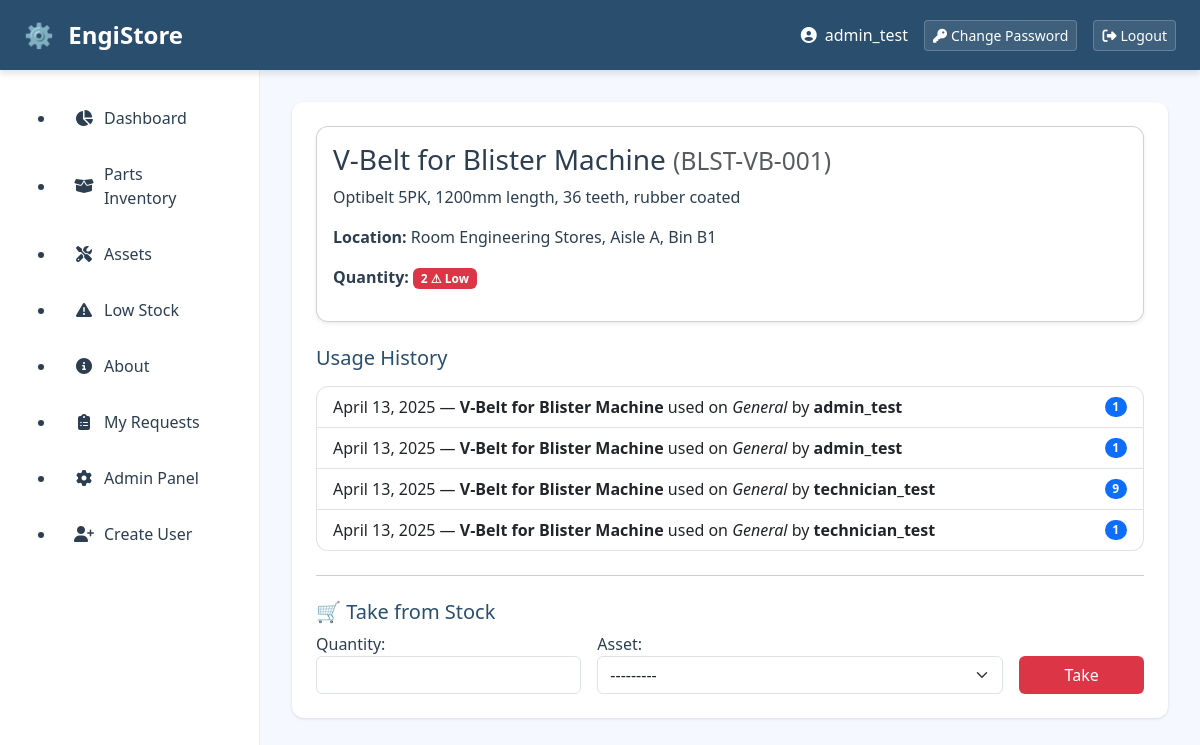
/inventory/1/ (signed in), run on the app's committed database.
### inventory/models.py (models this page shows, shortened)
class Part(models.Model):
    name = models.CharField(max_length=200)
    part_number = models.CharField(max_length=100, unique=True)
    category = models.ForeignKey(
        Category,
        on_delete=models.SET_NULL,
        null=True,
        blank=True
    )
    description = models.TextField(blank=True)
    room = models.CharField(max_length=50)
    aisle = models.CharField(max_length=50)
    bin_number = models.CharField(max_length=50)
    quantity = models.PositiveIntegerField(default=0)
    reorder_threshold = models.PositiveIntegerField(default=5)
    date_added = models.DateTimeField(auto_now_add=True)

### assets/models.py (models this page shows, shortened)
class PartUsage(models.Model):
    asset = models.ForeignKey(Asset, on_delete=models.CASCADE)
    part = models.ForeignKey(Part, on_delete=models.CASCADE)
    quantity_used = models.PositiveIntegerField()
    used_on = models.DateField(auto_now_add=True)
    taken_by = models.ForeignKey(
        User,
        on_delete=models.SET_NULL,
        null=True,
        blank=True
    )

class Asset(models.Model):
    name = models.CharField(max_length=200)
    code = models.CharField(max_length=100, unique=True)
    description = models.TextField(blank=True)
    def __str__(self):
        return self.name

### inventory/views.py (the view, shortened to what this page needs)
# urls.py: path('<int:pk>/', views.part_detail, name='part_detail'),
@login_required
@require_http_methods(["GET", "POST"])
def part_detail(request, pk):
    part = get_object_or_404(Part, pk=pk)
    usage_logs = PartUsage.objects.filter(
        part=part
    ).order_by('-used_on')
    general_asset, _ = Asset.objects.get_or_create(
        name="General",
        code="GEN-000",
        defaults={"description": "Used when not linked to an asset"}
    )
    asset_queryset = Asset.objects.exclude(
        pk=general_asset.pk
    ) | Asset.objects.filter(pk=general_asset.pk)
    can_take_part = (
        is_technician(request.user) or
        is_manager(request.user) or
        is_admin(request.user)
    )
    form = TakePartForm()
    form.fields['asset'].queryset = asset_queryset
    return render(request, 'inventory/part_detail.html', {
        'part': part,
        'usage_logs': usage_logs,
        'form': form,
        'can_take_part': can_take_part,
    })

### inventory/views.py
class TakePartForm(forms.Form):
    quantity = forms.IntegerField(
        min_value=1,
        widget=forms.NumberInput(attrs={'class': 'form-control'})
    )
    asset = forms.ModelChoiceField(
        queryset=Asset.objects.all(),
        widget=forms.Select(attrs={'class': 'form-select'})
    )

### engistore/context_processors.py (called while the page is built)
def global_debug(request):
    return {
        'debug': settings.DEBUG,
    }

### utils/permissions.py (called while the page is built)
def is_technician(user):
    return user.groups.filter(name="Technician").exists()

def is_manager(user):
    return user.groups.filter(name="Manager").exists()

def is_admin(user):
    return user.groups.filter(name="Admin").exists() or user.is_superuser

### templates/inventory/part_detail.html (shortened to what this page needs)
{% extends 'base.html' %}
{% load static %}
{% block content %}
<div class="card mb-4 shadow-sm" style="border-radius: var(--border-radius); box-shadow: var(--shadow-sm); background: white;">
  <div class="card-body" style="color: var(--dark-text);">
    <h3 class="card-title">
      {{ part.name }}
      <small class="text-muted">({{ part.part_number }})</small>
    </h3>
    <p class="card-text">
      {{ part.description|default:"No description." }}
    </p>
    <p>
      <strong>Location:</strong>
      Room {{ part.room }}, Aisle {{ part.aisle }}, Bin {{ part.bin_number }}
    </p>
    <p>
      <strong>Quantity:</strong>
      {% if part.quantity <= part.reorder_threshold %}
        <span class="badge bg-danger" style="background-color: var(--danger-red);">
          {{ part.quantity }} ⚠ Low
        </span>
      {% else %}
        <span class="badge bg-success" style="background-color: var(--success-green);">
          {{ part.quantity }}
        </span>
      {% endif %}
    </p>
  </div>
</div>
<h5 class="mb-3" style="color: var(--primary-blue);">Usage History</h5>
{% if usage_logs %}
  <ul class="list-group mb-4" style="border-radius: var(--border-radius);">
    {% for usage in usage_logs %}
      <li class="list-group-item d-flex justify-content-between align-items-center">
        <div>
          {{ usage.used_on }} —
          <strong>{{ usage.part.name }}</strong>
          used on <em>{{ usage.asset.name }}</em>
          {% if usage.taken_by %}
            by <strong>{{ usage.taken_by.username }}</strong>
          {% else %}
            by <span class="text-muted">Unknown</span>
          {% endif %}
        </div>
        <span class="badge bg-primary rounded-pill" style="background-color: var(--accent-blue);">
          {{ usage.quantity_used }}
        </span>
      </li>
    {% endfor %}
  </ul>
{% else %}
  <p class="text-muted mb-4">
    This part has not been used on any assets yet.
  </p>
{% endif %}
{% if can_take_part %}
  <hr class="my-4">
  <h5 style="color: var(--primary-blue);">🛒 Take from Stock</h5>
  {% if part.quantity > 0 %}
    <form method="post" class="row g-3" id="take-part-form">
      <div class="col-md-4">
        {{ form.quantity.label_tag }} {{ form.quantity }}
      </div>
      <div class="col-md-6">
        {{ form.asset.label_tag }} {{ form.asset }}
      </div>
      <div class="col-md-2 d-grid">
        <button type="submit" class="btn mt-4" style="background-color: var(--danger-red); color: white;">
          Take
        </button>
      </div>
    </form>
  {% else %}
    <p class="text-danger">Out of stock — cannot take any more.</p>
  {% endif %}
{% endif %}
{% endblock %}

### templates/base.html (shortened to what this page needs)
{% load static %}
<!DOCTYPE html>
<html lang="en">
<head>
  <link href="https://cdn.jsdelivr.net/npm/bootstrap@5.3.3/dist/css/bootstrap.min.css" rel="stylesheet">
  <link rel="stylesheet" href="https://cdnjs.cloudflare.com/ajax/libs/font-awesome/6.4.0/css/all.min.css">
  <link rel="stylesheet" href="{% static 'styles.css' %}">
</head>
<body class="dashboard-layout">
  <div class="container-fluid g-0">
    <nav class="top-navbar px-4" aria-label="Main navigation">
      <div class="d-flex justify-content-between align-items-center h-100">
        <a href="{% url 'dashboard' %}" class="brand-logo">
          <span class="logo-icon">⚙️</span> EngiStore
        </a>
        {% if user.is_authenticated %}
        <div class="user-controls d-flex align-items-center gap-3">
          <div class="user-profile">
            <i class="fas fa-user-circle me-2"></i>{{ user.username }}
          </div>
          <a href="{% url 'password_change' %}" class="btn btn-sm btn-actions">
            <i class="fas fa-key me-1"></i>Change Password
          </a>
          <form method="post" action="{% url 'logout' %}" class="d-inline">
            <button type="submit" class="btn btn-sm btn-actions">
              <i class="fas fa-sign-out-alt me-1"></i>Logout
            </button>
          </form>
        </div>
        {% endif %}
      </div>
    </nav>
    <div class="dashboard-wrapper">
      <aside class="dashboard-sidebar">
        <nav class="sidebar-nav">
          <ul class="nav-list">
            <li><a href="{% url 'dashboard' %}" class="nav-link"><i class="fas fa-chart-pie me-2"></i>Dashboard</a></li>
            <li><a href="{% url 'part_list' %}" class="nav-link"><i class="fas fa-box-open me-2"></i>Parts Inventory</a></li>
            <li><a href="{% url 'asset_list' %}" class="nav-link"><i class="fas fa-tools me-2"></i>Assets</a></li>
            <li><a href="{% url 'part_list' %}?low_stock=1" class="nav-link"><i class="fas fa-exclamation-triangle me-2"></i>Low Stock</a></li>
            <li><a href="{% url 'about' %}" class="nav-link"><i class="fas fa-info-circle me-2"></i>About</a></li>
            {% if user.is_authenticated %}
              <li><a href="{% url 'my_part_requests' %}" class="nav-link"><i class="fas fa-clipboard-list me-2"></i>My Requests</a></li>
              {% with group=user.groups.first.name %}
                {% if group == "Admin" or group == "Manager" or user.is_superuser %}
                  <li><a href="/admin/" class="nav-link admin-link"><i class="fas fa-cog me-2"></i>Admin Panel</a></li>
                  <li><a href="{% url 'create_user' %}" class="nav-link"><i class="fas fa-user-plus me-2"></i>Create User</a></li>
                {% endif %}
              {% endwith %}
            {% endif %}
          </ul>
        </nav>
      </aside>
      <main class="dashboard-content">
        <div class="content-container p-4">
          {% block content %}{% endblock %}
        </div>
      </main>
    </div>
</body>
</html>

### static/styles.css (style rules this page uses)
:root { --primary-blue: #2A4E6E; --secondary-blue: #3A6B95; --accent-blue: #4D8FCE; --light-bg: #F5F9FF; --dark-text: #2C3E50; --sidebar-width: 260px; --topbar-height: 70px; --border-radius: 12px; --shadow-sm: 0 1px 3px rgba(0, 0, 0, 0.12); --shadow-md: 0 4px 6px rgba(0, 0, 0, 0.1); --danger-red: #dc3545; --success-green: #28a745; --warning-yellow: #ffc107; }
body.dashboard-layout { background-color: var(--light-bg); color: var(--dark-text); min-height: 100vh; font-family: 'Segoe UI', system-ui, sans-serif; }
.top-navbar { height: var(--topbar-height); background: var(--primary-blue); box-shadow: var(--shadow-md); position: fixed; top: 0; left: 0; right: 0; z-index: 1000; }
.brand-logo { text-decoration: none; font-weight: 700; font-size: 1.5rem; color: white; transition: opacity 0.2s; }
.logo-icon { margin-right: 8px; }
.user-controls { color: white; }
.btn-actions { background: rgba(255, 255, 255, 0.1); border: 1px solid rgba(255, 255, 255, 0.2); color: white; transition: all 0.2s; }
.dashboard-sidebar { width: var(--sidebar-width); position: fixed; top: var(--topbar-height); bottom: 0; left: 0; background: white; border-right: 1px solid #E3EFF9; padding: 1.5rem; overflow-y: auto; z-index: 900; }
.sidebar-nav .nav-link { padding: 0.75rem 1rem; border-radius: var(--border-radius); color: var(--dark-text); text-decoration: none; display: flex; align-items: center; margin-bottom: 0.5rem; transition: all 0.2s; }
.sidebar-nav .nav-link i { width: 24px; text-align: center; }
.admin-link { color: #E74C3C; }
.dashboard-content { margin-left: var(--sidebar-width); margin-top: var(--topbar-height); padding: 2rem; min-height: calc(100vh - var(--topbar-height)); }
.content-container { background: white; border-radius: var(--border-radius); box-shadow: var(--shadow-sm); min-height: 100%; }

### data on the page
Part: name "V-Belt for Blister Machine", part_number "BLST-VB-001", description "Optibelt 5PK, 1200mm length, 36 teeth, rubber coated", room "Engineering Stores", aisle "A", bin_number "B1", quantity "2"
PartUsage: used_on "April 13, 2025", part.name "V-Belt for Blister Machine", asset.name "General", taken_by.username "admin_test", quantity_used "1"
PartUsage: used_on "April 13, 2025", part.name "V-Belt for Blister Machine", asset.name "General", taken_by.username "admin_test", quantity_used "1"
PartUsage: used_on "April 13, 2025", part.name "V-Belt for Blister Machine", asset.name "General", taken_by.username "technician_test", quantity_used "9"
PartUsage: used_on "April 13, 2025", part.name "V-Belt for Blister Machine", asset.name "General", taken_by.username "technician_test", quantity_used "1"

### other printed values
{{ user.username }} "admin_test"
